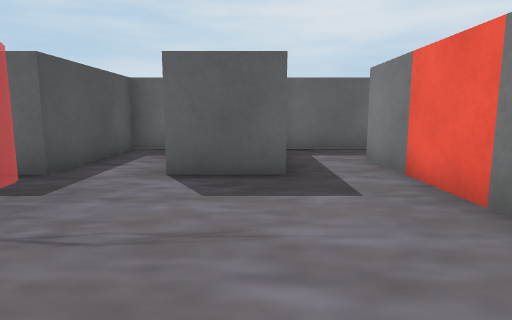
view 1 (above)

16 first-person views from a walk through a Unity game level. The camera is 0.51 m above the floor, tilts 8° down and sees 75° across. The floor is counted in squares, 0.5 m on a side. Each view is taken from the middle of a square. On the plan, view 1 faces up. The plan holds only what a view shows up to about 13 squares ahead; the rest is blank.

view 2
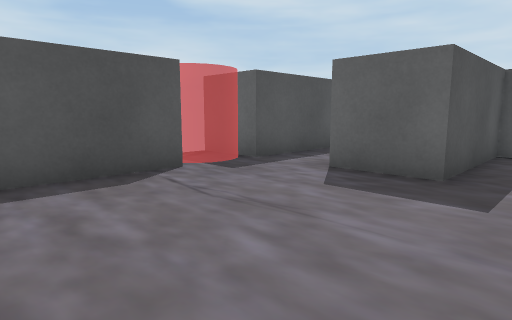

view 3
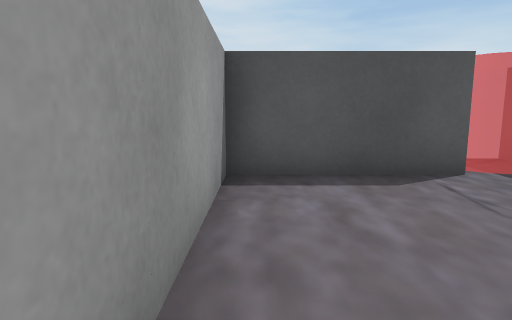

view 4
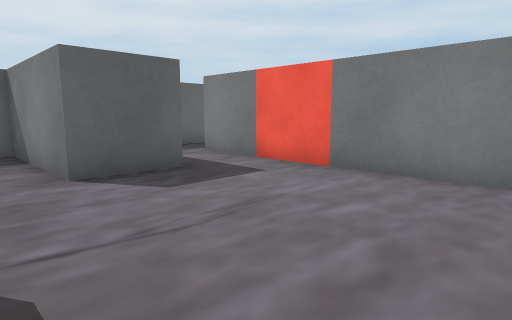

view 5
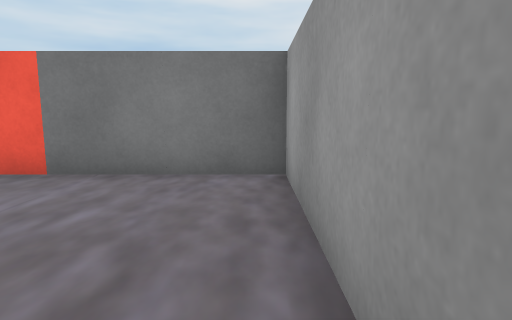

view 6
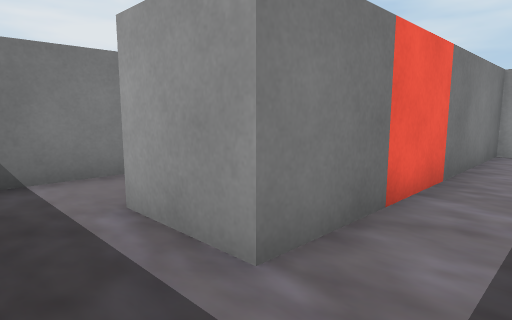

view 7
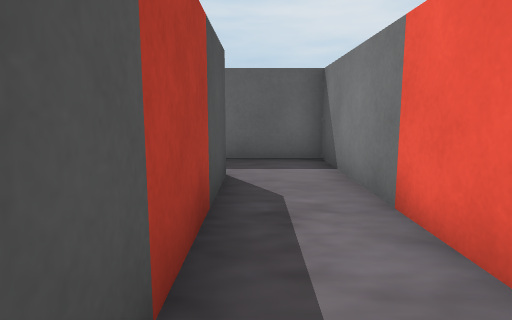

view 8
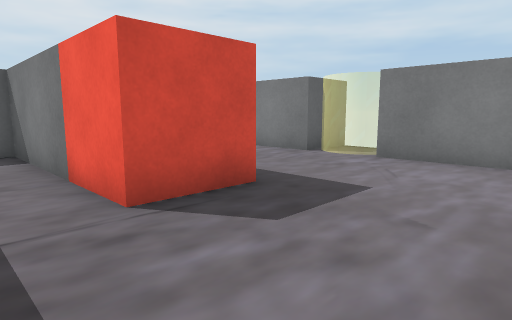

view 9
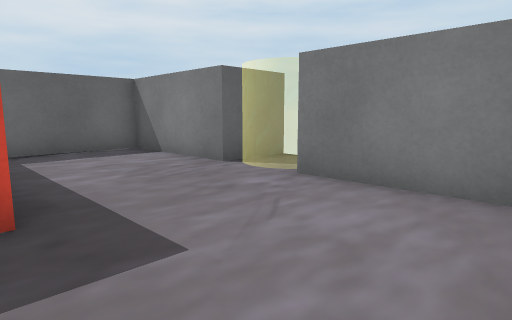

view 10
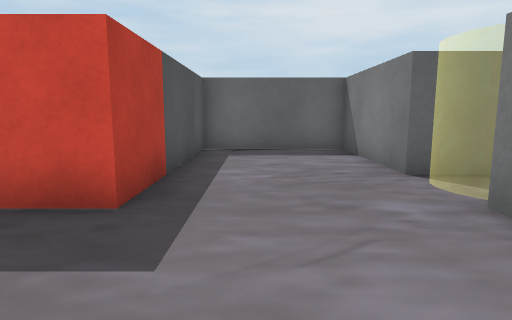

view 11
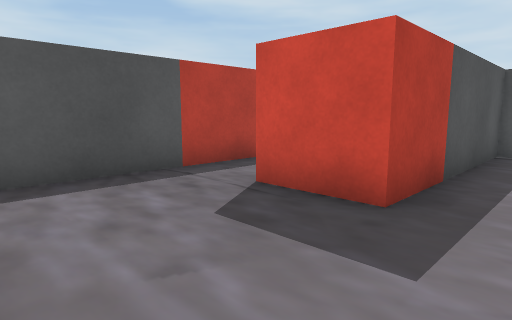

view 12
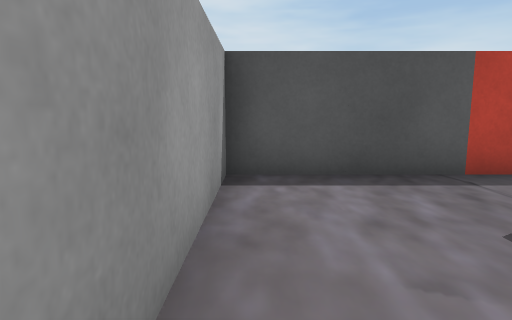

view 13
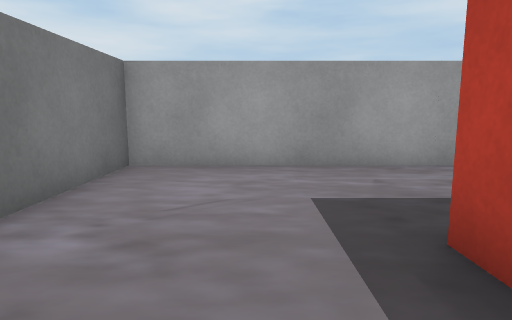

view 14
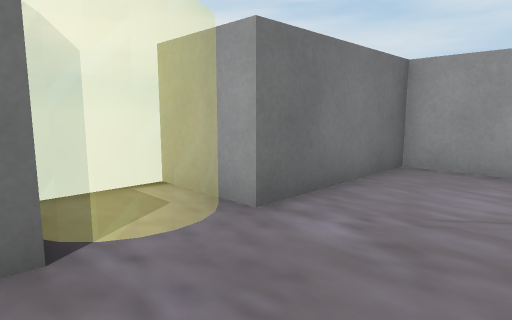

view 15
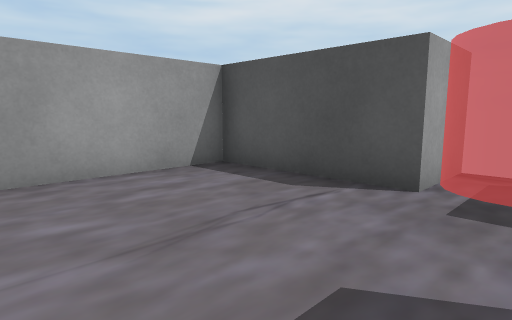

view 16
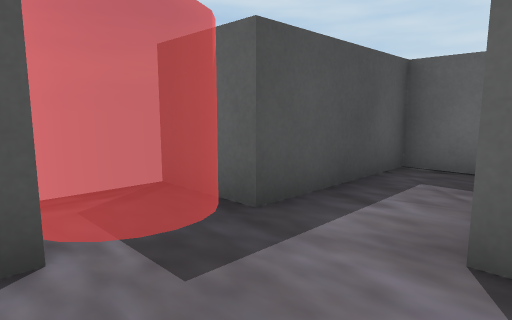

### Floor plan
Points are (right, up) in squares from view 1. A wall is a line through its corners. A room is listed if a view was taken in it or the views show most of it. See-through windows are left out.
Room 1 (views 1, 2, 3, 4, 5, 6, 7, 8, 9, 10, 11, 12, 13, 14, 15, 16)
walls: (4.5, 3.6) (4.5, -0.5) (12.5, -0.5) (12.5, 3.5); (2.5, 5.4) (2.5, 7.5) (4.5, 7.5) (4.5, 5.5); (6.5, 5.4) (6.5, 9.5) (0.5, 9.5) (0.5, 5.5) (-1.5, 5.5) (-1.5, 9.5) (-3.5, 9.5) (-3.5, 5.5) (-5.5, 5.5); (12.5, 5.5) (12.5, 9.5) (8.5, 9.5) (8.5, 5.5); (-5.6, 3.5) (-3.5, 3.5) (-3.5, -0.5) (2.5, -0.5) (2.5, 3.5)
objects: other object (3, 4) to (3, 5); other object (7, 4) to (8, 5)

Positions as (right, up) in squares from view 1, and headings:
1: (0, 0), facing up
2: (2, 0), facing up-left
3: (2, 0), facing left
4: (-3, 0), facing up-right
5: (-3, 0), facing right
6: (1, 9), facing down-right
7: (5, 2), facing up
8: (5, 0), facing up-right
9: (8, 0), facing up-right
10: (10, 0), facing up
11: (10, 0), facing up-left
12: (10, 0), facing left
13: (10, 6), facing down
14: (10, 6), facing down-right
15: (1, 5), facing down-left
16: (-1, 3), facing up-left
